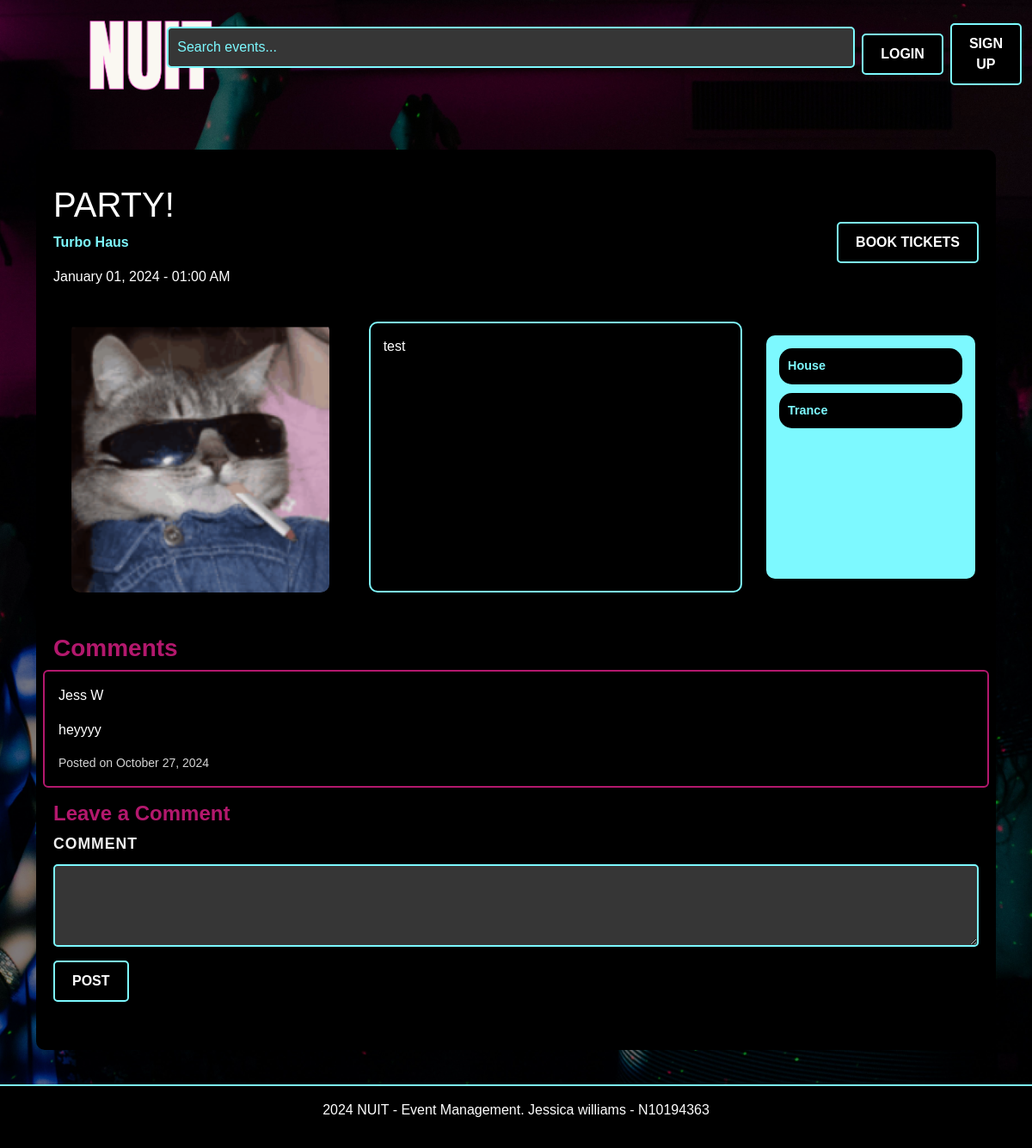
/event-details/1, run on the app's committed database.
### website/models.py (models this page shows)
class Event(db.Model):
    id = db.Column(db.Integer, primary_key=True)
    name = db.Column(db.String(100), nullable=False)
    location = db.Column(db.String(100), nullable=False)
    date = db.Column(db.DateTime, nullable=False)
    description = db.Column(db.Text, nullable=True)
    available_tickets = db.Column(db.Integer, nullable=False)
    categories = db.Column(db.String(200), nullable=False)
    image = db.Column(db.String(100), nullable=True)
    comments = db.relationship('Comment', backref='event', lazy=True)
    bookings = db.relationship('Booking', backref='event', lazy=True)

class Comment(db.Model):
    id = db.Column(db.Integer, primary_key=True)
    text = db.Column(db.String(500), nullable=False)
    created_at = db.Column(db.DateTime, default=datetime.utcnow)
    user_id = db.Column(db.Integer, db.ForeignKey('user.id'), nullable=False)
    event_id = db.Column(db.Integer, db.ForeignKey('event.id'), nullable=False)

class User(db.Model, UserMixin):
    id = db.Column(db.Integer, primary_key=True)
    first_name = db.Column(db.String(100), nullable=False)
    last_name = db.Column(db.String(100), nullable=False)
    email = db.Column(db.String(100), unique=True, nullable=False)
    password_hash = db.Column(db.String(128), nullable=False)
    comments = db.relationship('Comment', backref='user', lazy=True)
    bookings = db.relationship('Booking', backref='user', lazy=True)

### website/events.py (the view)
@event_bp.route('/event-details/<int:event_id>', methods=['GET', 'POST'])
def event_details(event_id):
    event = Event.query.get_or_404(event_id)
    comments = Comment.query.filter_by(event_id=event_id).all()
    comment_form = CommentForm()
    return render_template('event_details.html', event=event, comments=comments, comment_form=comment_form)

### website/forms.py
class CommentForm(FlaskForm):
    text = TextAreaField("Comment", validators=[InputRequired(), Length(max=500)])
    submit = SubmitField("Post")

### website/templates/event_details.html (shortened to what this page needs)
{% extends "base.html" %} {% from "bootstrap5/form.html" import render_form %}
{% block content %}
<div class="container mt-5">
  <div class="section-background">
    <div class="row d-flex justify-content-between align-items-center">
      <div class="col-md-6">
        <h1>{{ event.name }}</h1>
        <p class="location">{{ event.location }}</p>
        <p>{{ event.date.strftime('%B %d, %Y - %I:%M %p') }}</p>
      </div>
      <div class="col-md-6 d-flex justify-content-end">
        <button
          class="btn btn-filter"
          data-bs-toggle="modal"
          data-bs-target="#bookTicketsModal"
        >
          Book Tickets
        </button>
      </div>
    </div>
    <div class="row d-flex align-items-stretch mt-4">
      <div class="col-md-4 d-flex justify-content-center align-items-stretch">
        <img
        src="{{ url_for('static', filename=event.image.replace('website/static/', '')) }}"
        alt="Event Image"
        class="img-fluid"
        style="max-width: 100%; border-radius: 10px"
      />
      </div>
      <div class="col-md-5 d-flex flex-column">
        <div
          class="description d-flex flex-column justify-content-between"
          style="
            background-color: black;
            color: white;
            border: 2px solid #7df9ff;
            padding: 15px;
            border-radius: 10px;
            height: 100%;
          "
        >
          <p style="text-align: justify">{{ event.description }}</p>
        </div>
      </div>
      <div
        class="col-md-3 d-flex flex-column justify-content-start p-3 align-items-stretch"
      >
        <div class="music-tags d-flex flex-column justify-content-start">
          {% for category in event.categories.split(',') %}
          <span class="pill-tag">{{ category }}</span>
          {% endfor %}
        </div>
      </div>
    </div>
    <div class="row mt-5">
      <h3>Comments</h3>
      {% for comment in comments %}
          <div class="card p-3 mb-3 comment-card">
            <p class="username">{{ comment.user.first_name }} {{ comment.user.last_name }}</p>
              <p>{{ comment.text }}</p>
              <small>Posted on {{ comment.created_at.strftime('%B %d, %Y') }}</small>
          </div>
      {% endfor %}
        </div>
        <h4>Leave a Comment</h4>
        <form
          method="POST"
          action="{{ url_for('event_bp.post_comment', event_id=event.id) }}"
        >
          <div class="mb-3">
            {{ comment_form.text.label(class="form-label") }} {{
              comment_form.text(class="form-control", rows="3") }}
          </div>
          {{ comment_form.submit(class="btn btn-primary") }}
        </form>
      </div>
    </div>
{% endblock %}

### website/static/css/styles.css (style rules this page uses)
body, h1, h2, h3, h4, h5, h6, p, a, button, input, footer, .search-bar { font-family: Verdana, Geneva, sans-serif; }
h3,h4 { color: rgb(179, 24, 109); font-weight: bold; }
html, body { height: 100%; margin: 0; }
body { display: flex; flex-direction: column; justify-content: space-between; }
.btn { background-color: #000000; color: white; border: 2px solid rgb(125, 249, 255); padding: 10px 20px; border-radius: 5px; font-weight: bold; text-transform: uppercase; transition: background-color 0.3s ease, border-color 0.3s ease; }
.location { color: #7DF9FF; font-weight: bold; }
body { background-image: url('../img/background.jpg'); background-size: cover; background-position: center; background-repeat: no-repeat; background-attachment: fixed; color: white; position: relative; z-index: 0; }
body::before { content: ""; position: fixed; top: 0; left: 0; width: 100%; height: 100%; background-color: rgba(0, 0, 0, 0.5); z-index: -1; }
.section-background { background-color: black; padding: 40px 20px; margin-bottom: 40px; border-radius: 10px; }
.music-tags { background-color: #7DF9FF; border-radius: 10px; padding: 15px; width: 100%; box-sizing: border-box; height: 100%; }
.pill-tag { background-color: black; color: #7DF9FF; border-radius: 15px; padding: 10px; font-size: 0.9rem; font-weight: bold; margin-bottom: 10px; }
.comment-card { background-color: black; border: 2px solid rgb(179, 24, 109); color: white; }
.comment-card small { color: lightgray; }
.form-control { background-color: rgb(54, 54, 54); color: #7DF9FF; border: 2px solid #7DF9FF; border-radius: 5px; padding: 10px; }
.form-label { color: #b3186d; }
.form-control::placeholder { color: #7DF9FF; }
.form-label { font-weight: bold; color: #f0f0f0; font-size: 1.1rem; margin-bottom: 10px; text-transform: uppercase; letter-spacing: 1px; }

### data on the page
Event: name "PARTY!", location "Turbo Haus", date "January 01, 2024 - 01:00 AM", image (picture), description "test"
Comment: user.first_name "Jess", user.last_name "W", text "heyyyy", created_at "October 27, 2024"

### other printed values
{{ category }} "House" "Trance"
{{ comment_form.text.label(class="form-label") }} "COMMENT"
